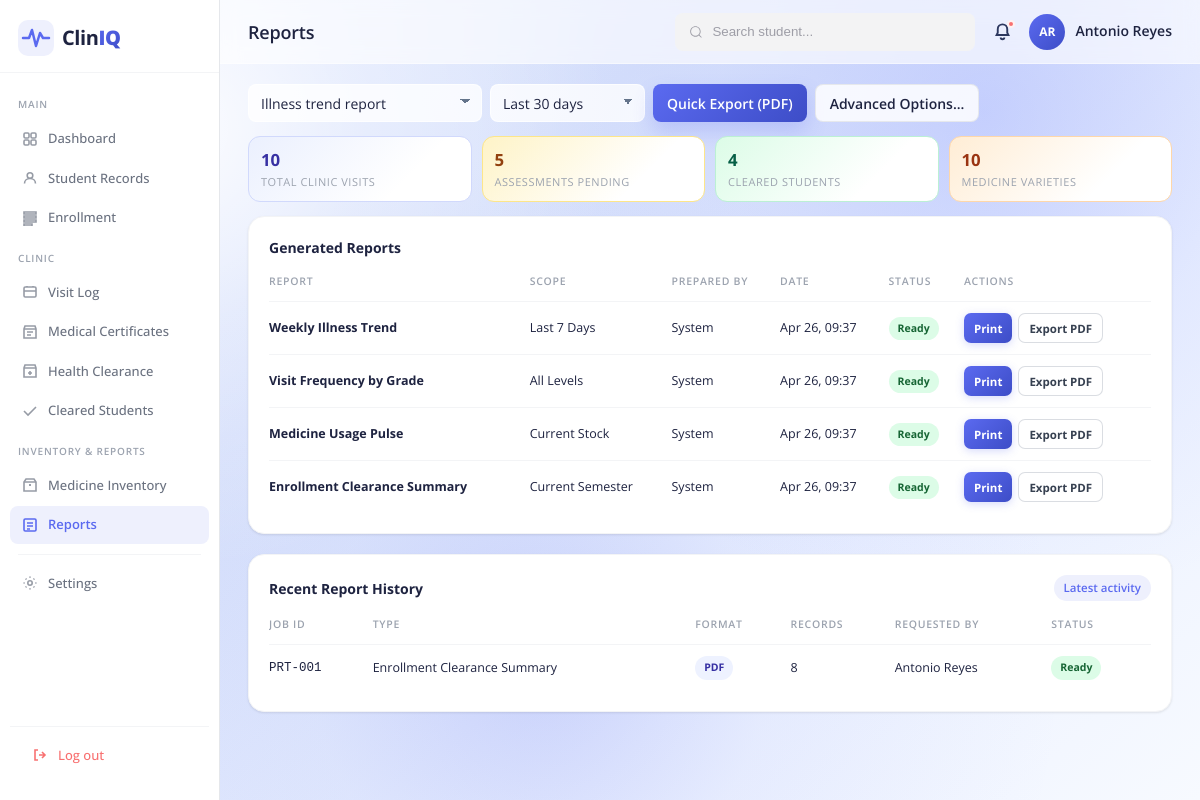
Screenshot of /reports.php (signed in) with the database file from the repository.
### tables this page shows
CREATE TABLE `report_logs` (
  `log_id` int(11) NOT NULL,
  `report_type` varchar(100) NOT NULL,
  `scope` varchar(255) DEFAULT NULL,
  `generated_by` int(11) DEFAULT NULL,
  `format` enum('pdf','excel','print') DEFAULT 'pdf',
  `record_count` int(11) DEFAULT 0,
  `status` enum('Queued','Ready','Printed','Error') DEFAULT 'Ready',
  `created_at` timestamp NOT NULL DEFAULT current_timestamp()
);

CREATE TABLE `users` (
  `user_id` int(11) NOT NULL,
  `first_name` varchar(50) NOT NULL,
  `middle_name` varchar(50) DEFAULT NULL,
  `last_name` varchar(50) NOT NULL,
  `email` varchar(100) DEFAULT NULL,
  `username` varchar(50) NOT NULL,
  `password` varchar(255) NOT NULL,
  `role` enum('nurse','doctor') NOT NULL,
  `last_login` datetime DEFAULT NULL,
  `status` varchar(20) DEFAULT 'active',
  `created_at` timestamp NOT NULL DEFAULT current_timestamp()
);

### reports.php (called while the page is built, shortened)
<?php
require_once 'modules/reports.php';
?>

### classes/BaseModel.php (called while the page is built, shortened)
<?php
class BaseModel {
    public function __construct(PDO $db) {
        $this->db = $db;
    }
}

### classes/Report.php (called while the page is built, shortened)
<?php
require_once __DIR__ . '/BaseModel.php';
class Report extends BaseModel {
    public function getRecentLogs(int $limit = 10): array {
        $query = "SELECT rl.*, u.first_name, u.last_name
                  FROM report_logs rl
                  JOIN users u ON rl.generated_by = u.user_id
                  ORDER BY rl.created_at DESC
                  LIMIT :limit";
        $stmt = $this->db->prepare($query);
        $stmt->bindValue(':limit', $limit, PDO::PARAM_INT);
        $stmt->execute();
        return $stmt->fetchAll(PDO::FETCH_ASSOC);
    }
    public function getReportSummary(): array {
        return [
            'total_medicines' => (int)$this->db->query("SELECT COUNT(*) FROM medicines")->fetchColumn(),
            'total_visits' => (int)$this->db->query("SELECT COUNT(*) FROM clinic_visits")->fetchColumn(),
            'cleared_students' => (int)$this->db->query("SELECT COUNT(*) FROM health_assessments WHERE clearance_status = 'cleared'")->fetchColumn(),
            'pending_assessments' => (int)$this->db->query("SELECT COUNT(*) FROM students s LEFT JOIN health_assessments ha ON s.student_id = ha.student_id WHERE ha.assessment_id IS NULL OR ha.clearance_status = 'pending'")->fetchColumn()
        ];
    }
}

### includes/functions.php (called while the page is built, shortened)
<?php
if (!function_exists('e')) {
    function e($value): string {
        return htmlspecialchars((string)$value, ENT_QUOTES, 'UTF-8');
    }
}

### modules/reports.php (shortened to what this page needs)
<?php
require_once __DIR__ . '/../includes/functions.php';
require_once __DIR__ . '/../classes/Report.php';
?>
<!DOCTYPE html>
<html lang="en">
<head>
    <link rel="stylesheet" href="../assets/css/dashboard.css" />
    <link rel="stylesheet" href="../assets/css/reports.css" />
    <link rel="stylesheet" href="../assets/css/settings.css" />
    <link rel="stylesheet" href="../assets/css/notifications_popup.css" />
</head>
<body>
<div class="app-shell">
    <?php include __DIR__ . '/../includes/sidebar.php'; ?>
    <div class="main-content">
        <?php include __DIR__ . '/../includes/header.php'; ?>
        <div class="dashboard-body module-page">
            <section class="module-toolbar">
                <form class="toolbar-actions" style="margin-left:0; flex-wrap: wrap;" action="../actions/generateReport.php" method="POST" target="_blank">
                    <select class="module-select" name="reportType">
                        <option value="Illness Trend Report">Illness trend report</option>
                    </select>
                    <select class="module-select" name="dateRangeQuick">
                        <option value="30">Last 30 days</option>
                    </select>
                    <button class="module-btn" type="submit">Quick Export (PDF)</button>
                    <button class="module-btn secondary" type="button" id="openModalBtn">Advanced Options...</button>
                </form>
            </section>
<?php
$reportModel = new Report($conn);
$stats = $reportModel->getReportSummary();
?>
            <section class="module-kpi-grid four-col">
                <article class="module-kpi kpi-blue"><strong><?= $stats['total_visits'] ?></strong><span>Total clinic visits</span></article>
                <article class="module-kpi kpi-amber"><strong><?= $stats['pending_assessments'] ?></strong><span>Assessments pending</span></article>
                <article class="module-kpi kpi-green"><strong><?= $stats['cleared_students'] ?></strong><span>Cleared students</span></article>
                <article class="module-kpi kpi-orange"><strong><?= $stats['total_medicines'] ?></strong><span>Medicine varieties</span></article>
            </section>
            <section class="module-layout single">
                <article class="card">
                    <div class="card-header">
                        <div class="card-title">Generated Reports</div>
                    </div>
                    <div class="module-table-wrap">
                        <table class="module-table">
                            <thead><tr><th>Report</th><th>Scope</th><th>Prepared By</th><th>Date</th><th>Status</th><th>Actions</th></tr></thead>
                            <tbody>
                                <?php
                                $availableReports = [
                                    ['name' => 'Weekly Illness Trend', 'type' => 'Illness Trend Report', 'scope' => 'Last 7 Days', 'by' => 'System'],
                                    ['name' => 'Visit Frequency by Grade', 'type' => 'Visit Frequency by Grade', 'scope' => 'All Levels', 'by' => 'System'],
                                    ['name' => 'Medicine Usage Pulse', 'type' => 'Medicine Usage Report', 'scope' => 'Current Stock', 'by' => 'System'],
                                    ['name' => 'Enrollment Clearance Summary', 'type' => 'Enrollment Clearance Summary', 'scope' => 'Current Semester', 'by' => 'System']
                                ];
                                foreach ($availableReports as $r):
                                ?>
                                <tr>
                                    <td><strong><?= e($r['name']) ?></strong></td>
                                    <td><?= e($r['scope']) ?></td>
                                    <td><?= e($r['by']) ?></td>
                                    <td><?= date('M d, H:i') ?></td>
                                    <td><span class="status-pill ok">Ready</span></td>
                                    <td class="row-actions">
                                        <form action="../actions/generateReport.php" method="POST" target="_blank" style="display:inline;">
                                            <button class="row-action-btn" type="submit">Print</button>
                                        </form>
                                        <form action="../actions/generateReport.php" method="POST" target="_blank" style="display:inline;">
                                            <button class="row-action-btn secondary" type="submit">Export PDF</button>
                                        </form>
                                    </td>
                                </tr>
                                <?php endforeach; ?>
                            </tbody>
                        </table>
                    </div>
                </article>
            </section>
            <section class="module-layout single" style="margin-top: 6px;">
                <article class="card">
                    <div class="card-header">
                        <div class="card-title">Recent Report History</div>
                        <span class="card-link">Latest activity</span>
                    </div>
                    <div class="module-table-wrap">
                        <table class="module-table">
                            <thead><tr><th>Job ID</th><th>Type</th><th>Format</th><th>Records</th><th>Requested By</th><th>Status</th></tr></thead>
                            <tbody>
                                <?php
                                $logs = $reportModel->getRecentLogs(10);
                                if (empty($logs)):
                                ?>
                                    <tr><td colspan="6" style="text-align:center; padding:20px; color:var(--text-muted);">No report activity logged yet.</td></tr>
                                <?php else: ?>
                                <?php foreach ($logs as $log):
                                    $jobId = 'PRT-' . str_pad((string)$log['log_id'], 3, '0', STR_PAD_LEFT);
                                ?>
                                <tr data-report-log-id="<?= (int)$log['log_id'] ?>">
                                    <td class="mono"><?= $jobId ?></td>
                                    <td><?= e($log['report_type']) ?></td>
                                    <td><span class="status-pill neutral"><?= strtoupper($log['format']) ?></span></td>
                                    <td><?= (int)$log['record_count'] ?></td>
                                    <td><?= e($log['first_name'] . ' ' . $log['last_name']) ?></td>
                                    <td>
                                        <?php
                                            $stat = strtolower($log['status']);
                                            $pillClass = ($stat === 'ready' || $stat === 'printed') ? 'ok' : (($stat === 'queued') ? 'pending' : 'warn');
                                        ?>
                                        <span class="status-pill <?= $pillClass ?>"><?= e($log['status']) ?></span>
                                    </td>
                                </tr>
                                <?php endforeach; ?>
                                <?php endif; ?>
                            </tbody>
                        </table>
                    </div>
                </article>
            </section>
        </div>
    </div>
</div>
</body>
</html>

### assets/css/dashboard.css (style rules this page uses)
*, *::before, *::after { box-sizing: border-box; margin: 0; padding: 0; }
:root { --primary: #5B6AF0; --primary-light: #EEF0FD; --primary-dark: #3D4DC7; --accent: #6EE7B7; --danger: #F87171; --warning: #FBBF24; --success: #34D399; --bg-page: #F0F2FA; --bg-card: #FFFFFF; --bg-sidebar: #FFFFFF; --text-primary: #1E2340; --text-secondary: #6B7280; --text-muted: #9CA3AF; --text-on-primary: #FFFFFF; --border: #E5E7EB; --border-light: #F3F4F6; --sidebar-width: 220px; --header-height: 64px; --radius-sm: 8px; --radius-md: 12px; --radius-lg: 16px; --radius-xl: 20px; --shadow-sm: 0 1px 3px rgba(0,0,0,0.06), 0 1px 2px rgba(0,0,0,0.04); --shadow-md: 0 4px 12px rgba(0,0,0,0.08); --shadow-lg: 0 8px 24px rgba(0,0,0,0.10); }
html, body { height: 100%; font-family: 'Open Sans', sans-serif; background: radial-gradient(circle at 14% 16%, rgba(255, 255, 255, 0.92) 0%, rgba(255, 255, 255, 0.36) 16%, transparent 36%), radial-gradient(circle at 82% 14%, rgba(124, 140, 255, 0.28) 0%, rgba(124, 140, 255, 0.08) 22%, transparent 42%), radial-gradient(circle at 45% 84%, rgba(91, 106, 240, 0.2) 0%, rgba(91, 106, 240, 0.05) 24%, transparent 56%), linear-gradient(138deg, #e4ebff 0%, #d6e0fb 34%, #eaf0ff 70%, #f7faff 100%); color: var(--text-primary); font-size: 14px; line-height: 1.5; -webkit-font-smoothing: antialiased; }
.app-shell { display: flex; height: 100vh; overflow: hidden; }
.main-content { flex: 1; display: flex; flex-direction: column; overflow-y: auto; background: transparent; }
.dashboard-body { padding: 20px 28px 24px; display: flex; flex-direction: column; gap: 18px; }
.card { background: var(--bg-card); border-radius: var(--radius-lg); padding: 20px; box-shadow: var(--shadow-sm); border: 1px solid var(--border-light); }
.card-header { display: flex; align-items: center; justify-content: space-between; margin-bottom: 16px; }
.card-title { font-size: 14px; font-weight: 700; color: var(--text-primary); }
.card-link { font-size: 11.5px; font-weight: 600; color: var(--primary); text-decoration: none; padding: 4px 10px; border-radius: 20px; background: var(--primary-light); transition: background 0.15s; }

### rows the page displays
report_logs: log_id "PRT-001", report_type "Enrollment Clearance Summary", format "PDF", record_count "8", generated_by.last_name "Antonio Reyes", status "Ready"

### other values shown
$resolvedPageTitle "Reports"
getInitials($_SESSION['full_name']) "AR"
$_SESSION['full_name'] "Antonio Reyes"
$stats['total_visits'] "10"
$stats['pending_assessments'] "5"
$stats['cleared_students'] "4"
$stats['total_medicines'] "10"
$r['name'] "Weekly Illness Trend"
$r['scope'] "Last 7 Days"
$r['by'] "System"
$r['name'] "Visit Frequency by Grade"
$r['scope'] "All Levels"
$r['name'] "Medicine Usage Pulse"
$r['scope'] "Current Stock"
$r['name'] "Enrollment Clearance Summary"
